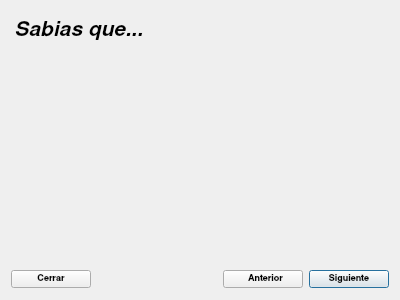
<?xml version="1.0" encoding="UTF-8"?>
<ui version="4.0">
 <class>Dialog</class>
 <widget class="QDialog" name="Dialog">
  <property name="geometry">
   <rect>
    <x>0</x>
    <y>0</y>
    <width>400</width>
    <height>300</height>
   </rect>
  </property>
  <property name="minimumSize">
   <size>
    <width>400</width>
    <height>300</height>
   </size>
  </property>
  <property name="maximumSize">
   <size>
    <width>400</width>
    <height>300</height>
   </size>
  </property>
  <property name="font">
   <font>
    <pointsize>7</pointsize>
   </font>
  </property>
  <property name="windowTitle">
   <string>Sugerencias del dia</string>
  </property>
  <property name="windowIcon">
   <iconset resource="recoverdrake.qrc">
    <normaloff>:/Imagenes/64px-Dolphin-icon.svg.png</normaloff>:/Imagenes/64px-Dolphin-icon.svg.png</iconset>
  </property>
  <property name="styleSheet">
   <string notr="true"/>
  </property>
  <layout class="QGridLayout" name="gridLayout">
   <item row="0" column="0" colspan="4">
    <widget class="QLabel" name="label">
     <property name="maximumSize">
      <size>
       <width>16777215</width>
       <height>40</height>
      </size>
     </property>
     <property name="font">
      <font>
       <family>Nimbus Sans L</family>
      </font>
     </property>
     <property name="text">
      <string>&lt;!DOCTYPE HTML PUBLIC &quot;-//W3C//DTD HTML 4.0//EN&quot; &quot;http://www.w3.org/TR/REC-html40/strict.dtd&quot;&gt;
&lt;html&gt;&lt;head&gt;&lt;meta name=&quot;qrichtext&quot; content=&quot;1&quot; /&gt;&lt;style type=&quot;text/css&quot;&gt;
p, li { white-space: pre-wrap; }
&lt;/style&gt;&lt;/head&gt;&lt;body style=&quot; font-family:'Nimbus Sans L'; font-size:9pt; font-weight:400; font-style:normal;&quot;&gt;
&lt;p style=&quot; margin-top:0px; margin-bottom:0px; margin-left:0px; margin-right:0px; -qt-block-indent:0; text-indent:0px;&quot;&gt;&lt;img src=&quot;:/Imagenes/help.png&quot; /&gt; &lt;span style=&quot; font-family:'Sans Serif'; font-size:16pt; font-weight:600; font-style:italic;&quot;&gt;Sabias que...&lt;/span&gt;&lt;/p&gt;&lt;/body&gt;&lt;/html&gt;</string>
     </property>
    </widget>
   </item>
   <item row="2" column="3">
    <widget class="QPushButton" name="pushButton_3">
     <property name="font">
      <font>
       <family>Nimbus Sans L</family>
       <weight>75</weight>
       <bold>true</bold>
      </font>
     </property>
     <property name="layoutDirection">
      <enum>Qt::RightToLeft</enum>
     </property>
     <property name="text">
      <string>Siguiente</string>
     </property>
     <property name="icon">
      <iconset resource="recoverdrake.qrc">
       <normaloff>:/Imagenes/derecha.jpeg</normaloff>:/Imagenes/derecha.jpeg</iconset>
     </property>
     <property name="iconSize">
      <size>
       <width>25</width>
       <height>25</height>
      </size>
     </property>
    </widget>
   </item>
   <item row="2" column="0">
    <widget class="QPushButton" name="pushButton">
     <property name="font">
      <font>
       <family>Nimbus Sans L</family>
       <weight>75</weight>
       <bold>true</bold>
      </font>
     </property>
     <property name="text">
      <string>Cerrar</string>
     </property>
     <property name="icon">
      <iconset resource="recoverdrake.qrc">
       <normaloff>:/Imagenes/bad.png</normaloff>:/Imagenes/bad.png</iconset>
     </property>
     <property name="iconSize">
      <size>
       <width>25</width>
       <height>25</height>
      </size>
     </property>
    </widget>
   </item>
   <item row="1" column="0" colspan="4">
    <widget class="QLabel" name="label_2">
     <property name="font">
      <font>
       <family>Nimbus Sans L</family>
       <pointsize>10</pointsize>
       <weight>75</weight>
       <bold>true</bold>
      </font>
     </property>
     <property name="styleSheet">
      <string notr="true">font: 10pt &quot;Nimbus Sans L&quot;;
font: Bold;</string>
     </property>
     <property name="frameShape">
      <enum>QFrame::NoFrame</enum>
     </property>
     <property name="text">
      <string/>
     </property>
     <property name="textFormat">
      <enum>Qt::RichText</enum>
     </property>
     <property name="scaledContents">
      <bool>true</bool>
     </property>
     <property name="alignment">
      <set>Qt::AlignLeading|Qt::AlignLeft|Qt::AlignTop</set>
     </property>
     <property name="wordWrap">
      <bool>true</bool>
     </property>
    </widget>
   </item>
   <item row="2" column="2">
    <widget class="QPushButton" name="pushButton_2">
     <property name="font">
      <font>
       <family>Nimbus Sans L</family>
       <weight>75</weight>
       <bold>true</bold>
      </font>
     </property>
     <property name="text">
      <string>  Anterior</string>
     </property>
     <property name="icon">
      <iconset resource="recoverdrake.qrc">
       <normaloff>:/Imagenes/izquierda.jpeg</normaloff>:/Imagenes/izquierda.jpeg</iconset>
     </property>
     <property name="iconSize">
      <size>
       <width>25</width>
       <height>25</height>
      </size>
     </property>
    </widget>
   </item>
   <item row="2" column="1">
    <spacer name="horizontalSpacer">
     <property name="orientation">
      <enum>Qt::Horizontal</enum>
     </property>
     <property name="sizeHint" stdset="0">
      <size>
       <width>40</width>
       <height>20</height>
      </size>
     </property>
    </spacer>
   </item>
  </layout>
 </widget>
 <resources>
  <include location="recoverdrake.qrc"/>
 </resources>
 <connections/>
</ui>
